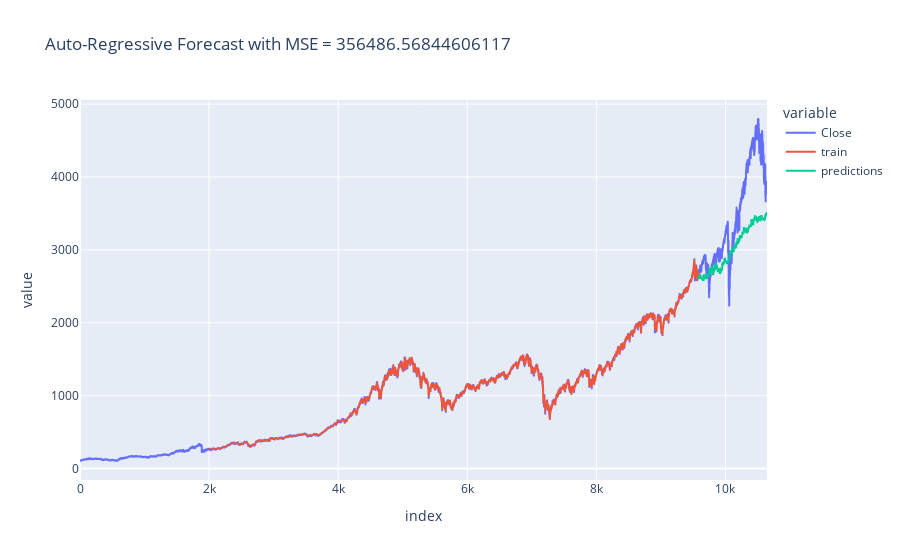

This figure's notebook cell:
### Code cell
from sklearn.metrics import mean_squared_error
mse = mean_squared_error(df['Close'][train_size:], df['predictions'][train_size:])
# can compare mse to naive forecast's
fig = px.line(df, y=["Close", "train", "predictions"], title=f"Auto-Regressive Forecast with MSE = {mse}")
fig.show()

### Figure 1 — Plotly figure (JSON) as saved in the notebook; plotly's stock layout.template omitted (floating-point values rounded to 4 significant figures; data arrays with more than 128 entries replaced by an {"elided": "..."} marker saying what was removed)
{"data": [{"hovertemplate": "variable=Close<br>index=%{x}<br>value=%{y}<extra></extra>", "legendgroup": "Close", "line": {"color": "#636efa", "dash": "solid"}, "marker": {"symbol": "circle"}, "mode": "lines", "name": "Close", "showlegend": true, "type": "scattergl", "x": {"elided": "10644 int values"}, "xaxis": "x", "y": {"elided": "10644 float values"}, "yaxis": "y"}, {"hovertemplate": "variable=train<br>index=%{x}<br>value=%{y}<extra></extra>", "legendgroup": "train", "line": {"color": "#EF553B", "dash": "solid"}, "marker": {"symbol": "circle"}, "mode": "lines", "name": "train", "showlegend": true, "type": "scattergl", "x": {"elided": "10644 int values"}, "xaxis": "x", "y": {"elided": "10644 float values"}, "yaxis": "y"}, {"hovertemplate": "variable=predictions<br>index=%{x}<br>value=%{y}<extra></extra>", "legendgroup": "predictions", "line": {"color": "#00cc96", "dash": "solid"}, "marker": {"symbol": "circle"}, "mode": "lines", "name": "predictions", "showlegend": true, "type": "scattergl", "x": {"elided": "10644 int values"}, "xaxis": "x", "y": {"elided": "10644 float values"}, "yaxis": "y"}], "layout": {"legend": {"title": {"text": "variable"}, "tracegroupgap": 0}, "title": {"text": "Auto-Regressive Forecast with MSE = 356486.56844606117"}, "xaxis": {"anchor": "y", "domain": [0, 1], "title": {"text": "index"}}, "yaxis": {"anchor": "x", "domain": [0, 1], "title": {"text": "value"}}}}
